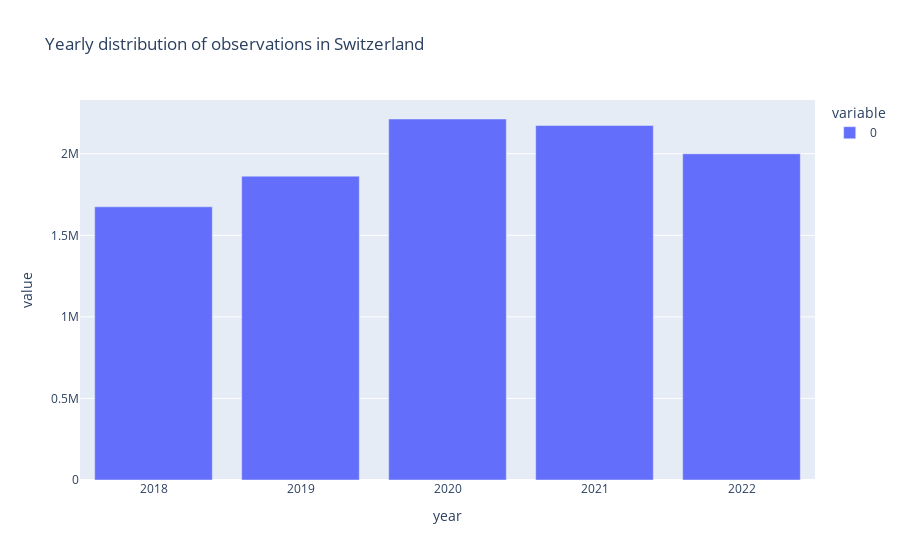

Source (notebook cell):
### Code cell
ch_data['year'] = pd.to_datetime(ch_data['DATE']).dt.year
years = ch_data.groupby('year').size()
fig = px.bar(years, title='Yearly distribution of observations in Switzerland')
fig.show()

### Figure 1 — Plotly figure (JSON) as saved in the notebook; plotly's stock layout.template omitted (floating-point values rounded to 4 significant figures)
{"data": [{"alignmentgroup": "True", "hovertemplate": "variable=0<br>year=%{x}<br>value=%{y}<extra></extra>", "legendgroup": "0", "marker": {"color": "#636efa", "pattern": {"shape": ""}}, "name": "0", "offsetgroup": "0", "orientation": "v", "showlegend": true, "textposition": "auto", "type": "bar", "x": [2018, 2019, 2020, 2021, 2022], "xaxis": "x", "y": [1674760, 1862424, 2212895, 2173155, 1999641], "yaxis": "y"}], "layout": {"barmode": "relative", "legend": {"title": {"text": "variable"}, "tracegroupgap": 0}, "title": {"text": "Yearly distribution of observations in Switzerland"}, "xaxis": {"anchor": "y", "domain": [0, 1], "title": {"text": "year"}}, "yaxis": {"anchor": "x", "domain": [0, 1], "title": {"text": "value"}}}}
